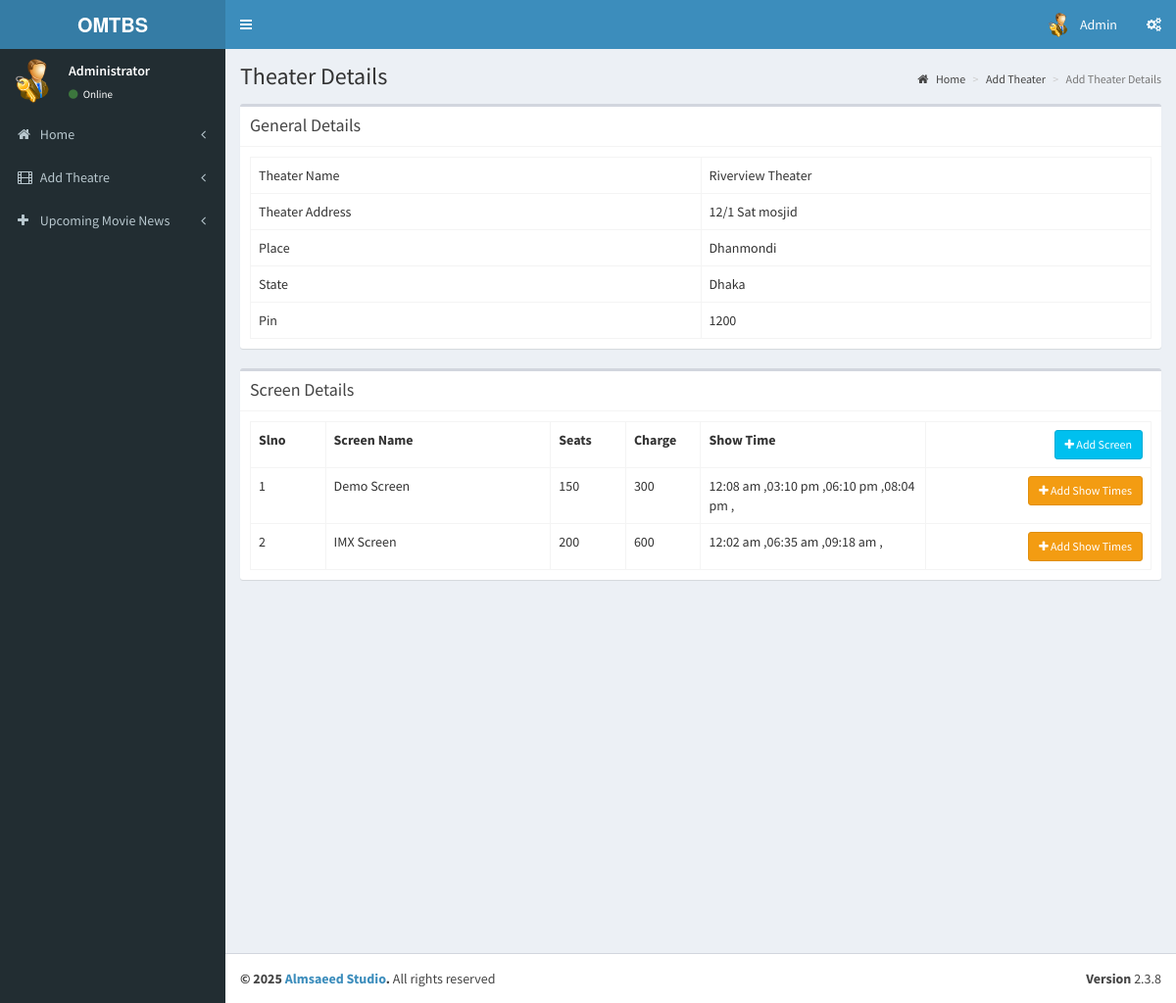
/admin/pages/add_theatre_2.1.php?id=6 (signed in), run on the app's committed database.
### tables this page shows
CREATE TABLE `tbl_theatre` (
  `id` int(11) NOT NULL,
  `name` varchar(100) NOT NULL,
  `address` varchar(100) NOT NULL,
  `place` varchar(100) NOT NULL,
  `state` varchar(50) NOT NULL,
  `pin` int(11) NOT NULL
);

CREATE TABLE `tbl_screens` (
  `screen_id` int(11) NOT NULL,
  `t_id` int(11) NOT NULL COMMENT 'theatre id',
  `screen_name` varchar(110) NOT NULL,
  `seats` int(11) NOT NULL COMMENT 'number of seats',
  `charge` int(11) NOT NULL,
  `seat_layout` text DEFAULT NULL
);

CREATE TABLE `tbl_show_time` (
  `st_id` int(11) NOT NULL,
  `screen_id` int(11) NOT NULL,
  `name` varchar(40) NOT NULL COMMENT 'noon,second,etc',
  `start_time` time NOT NULL
);

### admin/pages/add_theatre_2.1.php (the view, shortened to what this page needs)
<?php
include('header.php');
?>
  <div class="content-wrapper">
    <section class="content-header">
      <h1>
        Theater Details
      </h1>
      <ol class="breadcrumb">
        <li><a href="index.php"><i class="fa fa-home"></i> Home</a></li>
        <li><a href="add_theater.php">Add Theater</a></li>
        <li class="active">Add Theater Details</li>
      </ol>
    </section>
    <section class="content">
      <div class="box">
         <div class="box-header with-border">
              <h3 class="box-title">General Details</h3>
            </div>
        <div class="box-body">
          <?php
            $th=mysqli_query($con,"select * from tbl_theatre where id='".$_GET['id']."'");
            $theatre=mysqli_fetch_array($th);
          ?>
            <table class="table table-bordered table-hover">
                <tr>
                    <td class="col-md-6">Theater Name</td>
                    <td  class="col-md-6"><?php echo $theatre['name'];?></td>
                </tr>
                <tr>
                    <td>Theater Address</td>
                    <td><?php echo $theatre['address'];?></td>
                </tr>
                <tr>
                    <td>Place</td>
                    <td><?php echo $theatre['place'];?></td>
                </tr>
                <tr>
                    <td>State</td>
                    <td><?php echo $theatre['state'];?></td>
                </tr>
                <tr>
                    <td>Pin</td>
                    <td><?php echo $theatre['pin'];?></td>
                </tr>
            </table>
        </div>
      </div>
         <div class="box">
         <div class="box-header with-border">
              <h3 class="box-title">Screen Details</h3>
            </div>
        <div class="box-body" id="screendtls">
          <?php
            $sr=mysqli_query($con,"select * from tbl_screens where t_id='".$_GET['id']."'");
            if(mysqli_num_rows($sr))
            {
          ?>
            <table class="table table-bordered table-hover">
              <th class="col-md-1">Slno</th>
              <th class="col-md-3">Screen Name</th>
              <th class="col-md-1">Seats</th>
              <th class="col-md-1">Charge</th>
              <th class="col-md-3">Show Time</th>
              <th class="text-right col-md-3"><button data-toggle="modal" data-target="#view-modal" id="getUser" class="btn btn-sm btn-info"><i class="fa fa-plus"></i> Add Screen</button></th>
                <?php
                $sl=1;
                while($screen=mysqli_fetch_array($sr))
                {
                  ?>
                  <tr>
                    <td><?php echo $sl;?></td>
                    <td><?php echo $screen['screen_name'];?></td>
                    <td><?php echo $screen['seats'];?></td>
                    <td><?php echo $screen['charge'];?></td>
                    <?php
                      $st=mysqli_query($con,"select * from tbl_show_time where screen_id='".$screen['screen_id']."'");
                    ?>
                    <td><?php if(mysqli_num_rows($st)) { while($stm=mysqli_fetch_array($st))
                    { echo date('h:i a',strtotime($stm['start_time']))." ,";}}
                    else
                    {echo "No Show Time Added";}
                    ?></td>
                    <td class="text-right"><button data-toggle="modal" data-id="<?php echo $screen['screen_id'];?>" data-target="#view-modal2" id="getUser2" class="btn btn-sm btn-warning"><i class="fa fa-plus"></i> Add Show Times</button></td>
                  </tr>
                  <?php
                  $sl++;
                }
                ?>
            </table>
            <?php
            }
            else
            {
              ?>
              <button data-toggle="modal" data-target="#view-modal" id="getUser" class="btn btn-sm btn-info"><i class="fa fa-plus"></i> Add Screen</button>
              <?php
            }
            ?>
        </div>
      </div>
    </section>
  </div>
  <?php
include('footer.php');
?>

### data on the page
tbl_theatre: name "Riverview Theater", address "12/1 Sat mosjid", place "Dhanmondi", state "Dhaka", pin "1200"
tbl_screens: screen_name "Demo Screen", seats "150", charge "300"
tbl_show_time: start_time "12:08 am"
tbl_show_time: start_time "03:10 pm"
tbl_show_time: start_time "06:10 pm"
tbl_show_time: start_time "08:04 pm"
tbl_screens: screen_name "IMX Screen", seats "200", charge "600"
tbl_show_time: start_time "12:02 am"
tbl_show_time: start_time "06:35 am"
tbl_show_time: start_time "09:18 am"
